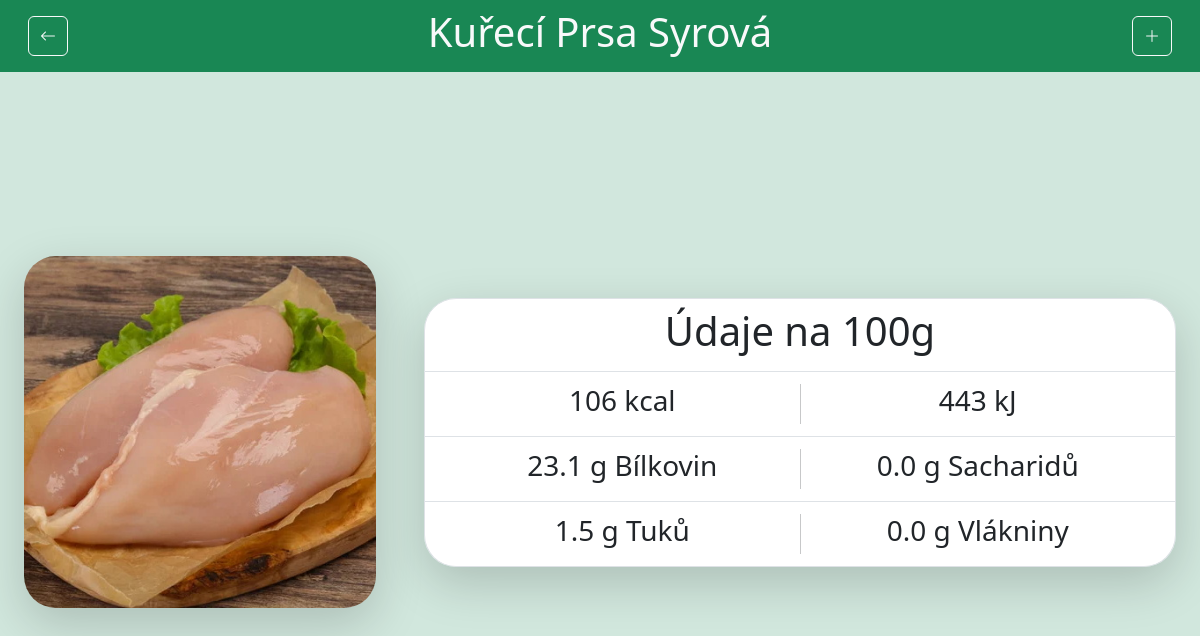
/detail-potraviny/2, run on the app's committed database.
### main/models.py (models this page shows, shortened)
class Food(models.Model):
    name = models.CharField(max_length=300)
    photo = models.ImageField(upload_to="images/", null=True, blank=True)
    kcalPer100g = models.IntegerField(null=True, blank=True)
    proteinPer100g = models.FloatField(null=True, blank=True)
    carbsPer100g = models.FloatField(null=True, blank=True)
    fatPer100g = models.FloatField(null=True, blank=True)
    fiberPer100g = models.FloatField(null=True, blank=True)
    grams_per_teaspoon = models.FloatField(null=True, blank=True)
    grams_per_tablespoon = models.FloatField(null=True, blank=True)
    grams_per_piece = models.FloatField(null=True, blank=True)
    def get_kJPer100g(self):
        return int(self.kcalPer100g * 4.185)

### main/views.py (the view)
# urls.py: path('detail-potraviny/<int:food_id>', views.food_detail, name='food_detail'),
def food_detail(request, food_id):
    item = FoodAndMeal.objects.get(id=food_id)
    if item.type == "food":
        food = Food.objects.get(id=item.food.id)
        return render(request, 'main/detail-potraviny.html', {'food': food})
    elif item.type == "meal":
        meal = Meal.objects.get(id=item.meal.id)
        return render(request, 'main/detail-jidla.html', {'meal': meal})

### main/templates/main/detail-potraviny.html (shortened to what this page needs)
{% extends 'main/potravina-navbar.html' %}
{% block jmeno-potraviny %}
{{ food.name }}
{% endblock %}
{% block content %}
    <div class="row text-center align-items-center" style="height: 90vh; width: 100vw;">
        <div class="col-md-4 p-4">
            <img src="{{ food.photo.url }}" class=" w-100 shadow-lg rounded-5" alt="orazek">
        </div>
        <div class="col-md-8 p-4">
            <div class="list-group rounded-5 shadow-lg">
                <div class="list-group-item">
                    <h1>Údaje na 100g</h1>
                </div>
                <div class="list-group-item">
                    <h1 class="m-1 d-flex justify-content-evenly" >
                        <div class="fs-3" style="flex: 1 1 0;">{{ food.kcalPer100g }} kcal</div>
                        <div class="fs-3" style="flex: 1 1 0;">{{ food.get_kJPer100g }} kJ</div>
                    </h1>
                </div>
                <div class="list-group-item">
                    <h1 class="m-1 d-flex justify-content-evenly" style="flex: 1 1 0;">
                        <div class="fs-3" style="flex: 1 1 0;">{{ food.proteinPer100g }} g Bílkovin</div>
                        <div class="fs-3" style="flex: 1 1 0;">{{ food.carbsPer100g }} g Sacharidů</div>
                    </h1>
                </div>
                <div class="list-group-item">
                    <h1 class="m-1 d-flex justify-content-evenly" style="flex: 1 1 0;">
                        <div class="fs-3" style="flex: 1 1 0;">{{ food.fatPer100g }} g Tuků</div>
                        <div class="fs-3" style="flex: 1 1 0;">{{ food.fiberPer100g }} g Vlákniny</div>
                    </h1>
                </div>
            </div>
        </div>
    </div>
{% endblock %}

### data on the page
Food: name "Kuřecí Prsa Syrová", photo (picture), kcalPer100g "106", get_kJPer100g "443", proteinPer100g "23.1", carbsPer100g "0.0", fatPer100g "1.5", fiberPer100g "0.0"
